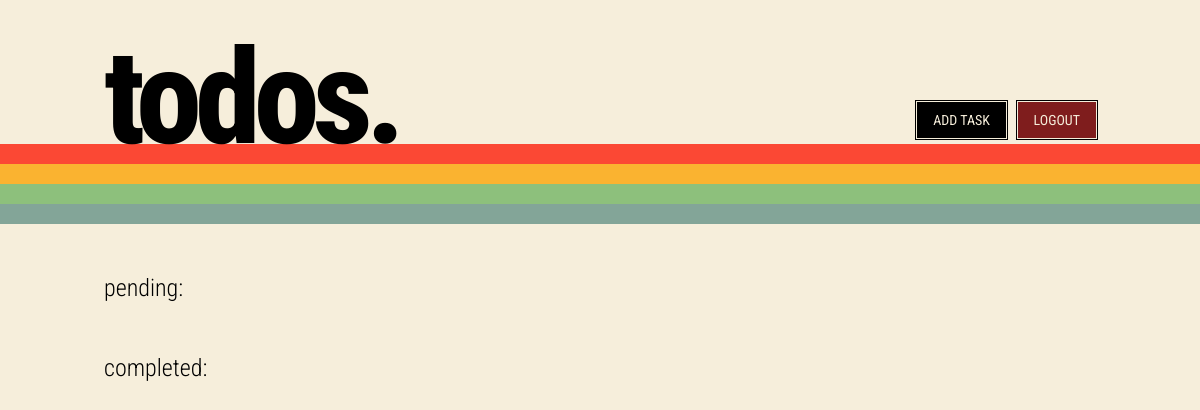
Before: /tasks/ (signed in) with the older database file.
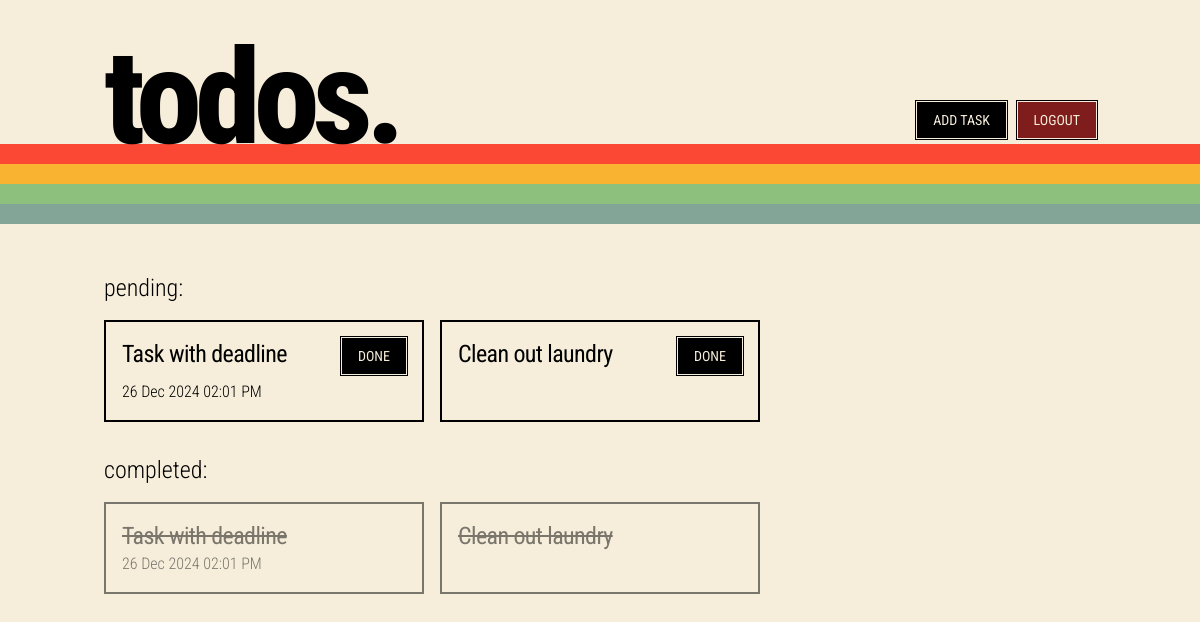
After: the same page with the newer database file.
### tasks/models.py (models this page shows, shortened)
class Task (models.Model):
    title = models.CharField(max_length=255)
    description = models.TextField()
    completed = models.BooleanField(default=False)
    deadline = models.DateTimeField(blank=True, null=True)

### tasks/views.py (the view)
# urls.py: path('', include('tasks.urls'))
@login_required(login_url="/login/")
def tasks(request):
    pending_tasks = Task.objects.filter(completed=False).order_by('-deadline')
    completed_tasks = Task.objects.filter(completed=False).order_by('-id')
    form = forms.CreateTask()
    return render(request, 'tasks.html',
                  {'pending_tasks': pending_tasks, 'completed_tasks': completed_tasks, 'form': form})

### tasks/templates/tasks.html (shortened to what this page needs)
{% extends 'base.html' %}
{% block content %}
<h2 class="text-2xl font-light pb-4 pt-4">pending:</h2>
<div class="grid md:grid-cols-2 lg:grid-cols-3 gap-4">
    {% for task in pending_tasks %}
    <div class="border-2 border-black p-4">
        <div class="flex justify-between item-start">
            <a href="{% url 'tasks:taskdetails' task_id=task.id %}" class="text-2xl tracking-tight cursor-pointer hover:underline">{{ task.title }}</a>
            <a class="btn">Done</a>
        </div>
        {% if task.deadline %}
        <p class="font-light">{{ task.deadline|date:"d M Y" }} {{ task.deadline|time:"h:i A" }}</p>
        {% endif %}
    </div>
    {% endfor %}
</div>
<h2 class="text-2xl font-light pb-4 pt-8">completed:</h2>
<div class="grid md:grid-cols-2 lg:grid-cols-3 gap-4 opacity-50">
    {% for task in completed_tasks %}
    <div class="border-2 border-black p-4">
        <a href="{% url 'tasks:taskdetails' task_id=task.id %}" class="text-2xl tracking-tight line-through cursor-pointer hover:underline">{{ task.title }}</a>
        {% if task.deadline %}
        <p class="font-light">{{ task.deadline|date:"d M Y" }} {{ task.deadline|time:"h:i A" }}</p>
        {% endif %}
    </div>
    {% endfor %}
</div>
{% endblock %}

### templates/base.html (shortened to what this page needs)
<!DOCTYPE html>
<html>
<head>
    {% load static %}
    <script src="https://cdn.tailwindcss.com"></script>
    <link rel="stylesheet" type="text/tailwindcss" href="{% static 'styles.css' %}"/>
</head>
<body class="bg-retrobeige text-black">
<nav class="container px-4 mx-auto flex justify-between items-end">
    <h1 class="font-extrabold text-7xl md:text-[132px] leading-none pt-8 -mb-2 md:-mb-5 tracking-tighter">todos.</h1>
    {% if user.is_authenticated %}
    <div>
        <button class="btn mr-2" id="add-task-trigger">Add Task</button>
        <form class="single-button-form" action="{% url 'tasks:logout' %}" method="post">
            <button class="btn btn-danger">Logout</button>
        </form>
    </div>
    {% endif %}
</nav>
<div class="[&>div]:h-5">
    <div class="bg-retrored"></div>
    <div class="bg-retroyellow"></div>
    <div class="bg-retrogreen"></div>
    <div class="bg-retroblue"></div>
</div>
<div class="container px-4 mx-auto pt-8">
    {% block content %}
    {% endblock %}
</div>
</body>
</html>

### templates/base.html (style rules this page uses)
.btn { @apply uppercase text-retrobeige bg-black px-4 py-2 hover:opacity-50 text-sm cursor-pointer; box-shadow: 0 0 0 1px #F6EEDB, 0 0 0 2px black; margin-bottom: 6px; }
.btn.btn-danger { @apply bg-red-900; }
.single-button-form { @apply w-fit inline; }

Changed rows visible on the page:
added Task: title "Task with deadline", deadline "26 Dec 2024", deadline "02:01 PM"
added Task: title "Clean out laundry"
